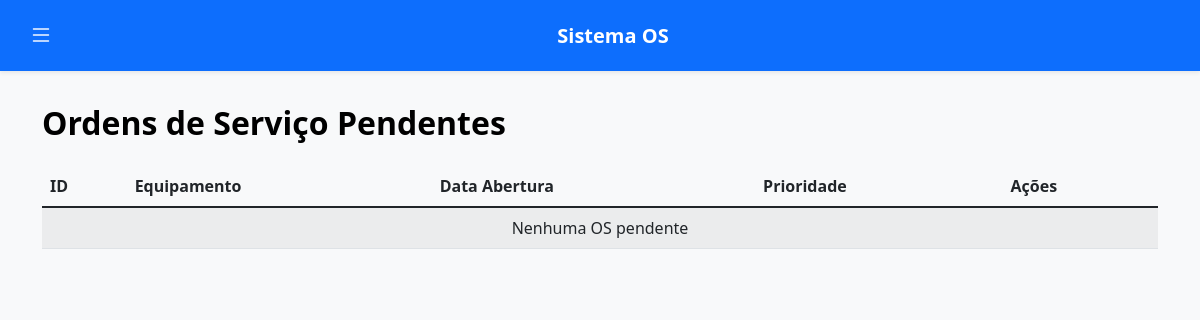
/manutencao (signed in), run on an earlier commit of the app's database.
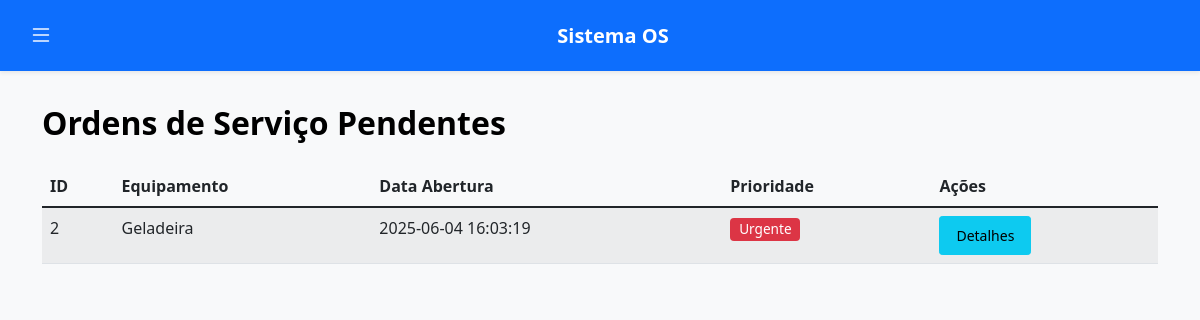
And on a later commit of the database.
### tables this page shows
CREATE TABLE ordens_servico (
            id INTEGER PRIMARY KEY AUTOINCREMENT,
            data TEXT NOT NULL DEFAULT CURRENT_TIMESTAMP,
            equipamento TEXT NOT NULL,
            problema TEXT NOT NULL,
            prioridade TEXT NOT NULL CHECK(prioridade IN ('baixa', 'normal', 'alta', 'urgente')),
            status TEXT NOT NULL CHECK(status IN ('Aberta', 'Agendada', 'Em andamento', 'Pausada', 'Concluída', 'Cancelada')) DEFAULT 'Aberta',
            solucao TEXT,
            tempo_reparo REAL,
            inicio TEXT,
            fim TEXT,
            solicitante_id INTEGER NOT NULL,
            tecnico_id INTEGER, 
            local TEXT,
            setor TEXT,
            data_agendamento TEXT,
            horario_agendamento TEXT,
            FOREIGN KEY (solicitante_id) REFERENCES usuarios (id) ON DELETE RESTRICT, -- Impede deleção de usuário com OS
            FOREIGN KEY (tecnico_id) REFERENCES usuarios (id) ON DELETE SET NULL -- Seta NULL se o usuário técnico for deletado
        );

### app.py (the view)
@app.route('/manutencao')
@manutencao_required
def manutencao_dashboard():
    if session.get('tipo') != 'manutencao':
        return redirect(url_for('login'))
    conn = get_db()
    cursor = conn.cursor()
    cursor.execute("SELECT * FROM ordens_servico WHERE status != 'Concluída'")
    os_abertas = cursor.fetchall()
    conn.close()
    return render_template('manutencao/listar_os.html', os_abertas=os_abertas)

### app.py (called while the page is built)
def manutencao_required(f):
    @wraps(f)
    def decorated_function(*args, **kwargs):
        if session.get('tipo') != 'manutencao':
            flash('Acesso não autorizado', 'danger')
            return redirect(url_for('login'))
        return f(*args, **kwargs)
    return decorated_function

def get_db():
    if 'db' not in g:
        g.db = sqlite3.connect('db/os.db')
        g.db.row_factory = sqlite3.Row
        g.db.execute("PRAGMA journal_mode=WAL")
        g.db.execute("PRAGMA busy_timeout=5000")
    return g.db

### templates/manutencao/listar_os.html (shortened to what this page needs)
{% extends "base.html" %}
{% block content %}
<h2 class="mb-4">Ordens de Serviço Pendentes</h2>
<div class="table-responsive">
    <table class="table table-striped table-hover">
        <thead>
            <tr>
                <th>ID</th>
                <th>Equipamento</th>
                <th>Data Abertura</th>
                <th>Prioridade</th>
                <th>Ações</th>
            </tr>
        </thead>
        <tbody>
            {% for os in os_abertas %}
            <tr>
                <td>{{ os['id'] }}</td>
                <td>{{ os['equipamento'] }}</td>
                <td>{{ os['data'] }}</td>
                <td>
                    {% if os['prioridade'] == 'urgente' %}
                        <span class="badge bg-danger">Urgente</span>
                    {% else %}
                        <span class="badge bg-primary">Normal</span>
                    {% endif %}
                </td>
                <td>
                    <a href="{{ url_for('detalhe_os', id_os=os['id']) }}" class="btn btn-sm btn-info">Detalhes</a>
                </td>
            </tr>
            {% else %}
            <tr>
                <td colspan="5" class="text-center">Nenhuma OS pendente</td>
            </tr>
            {% endfor %}
        </tbody>
    </table>
</div>
{% endblock %}

What changed in the data, as far as the page shows it:
added ordens_servico: id "2", equipamento "Geladeira", data "2025-06-04 16:03:19", prioridade "Urgente"
Also different on the page:
text no longer shown: "Nenhuma OS pendente"
